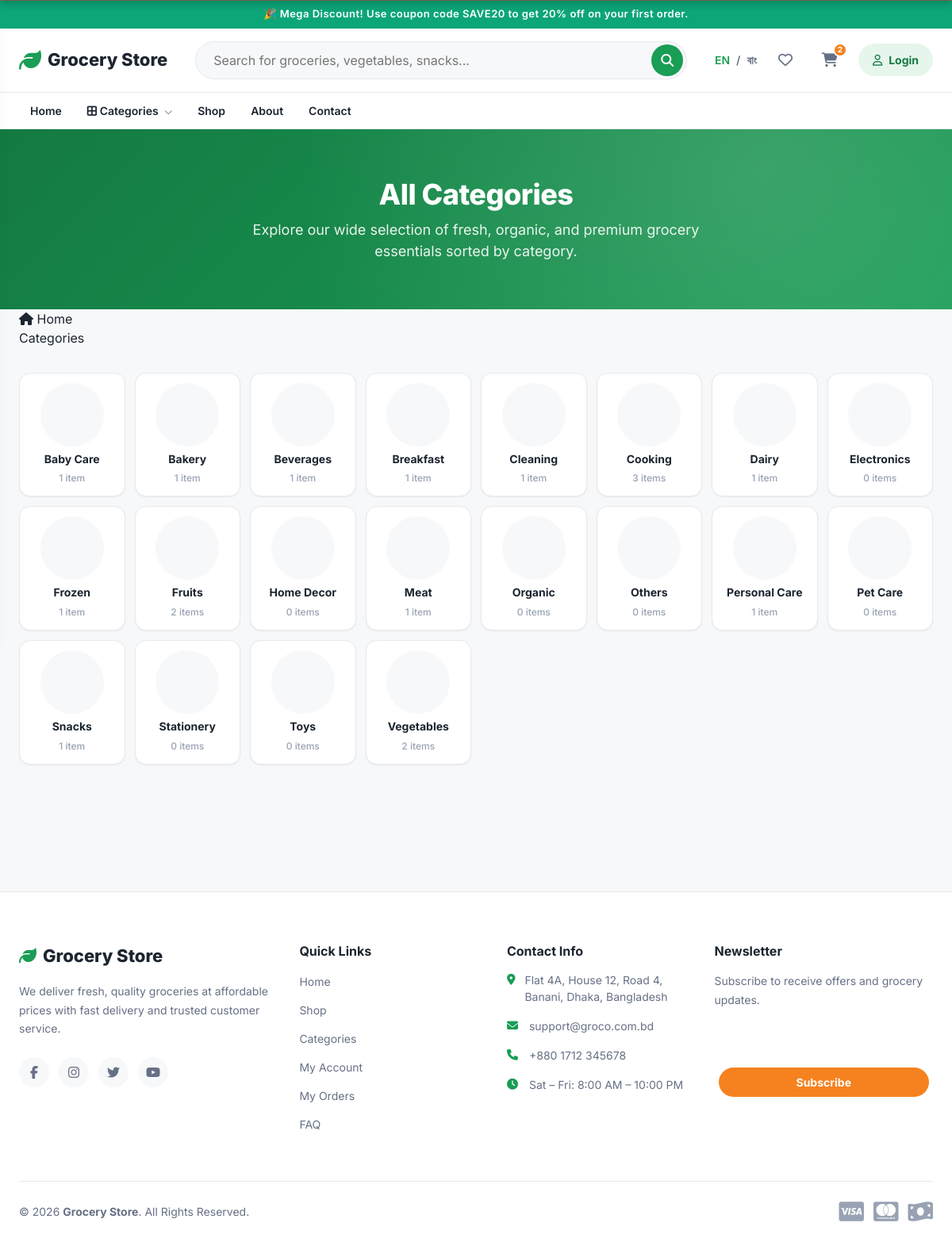
/categories.php, run on the app's committed database.
### tables this page shows
CREATE TABLE `categories` (
  `id` int(11) NOT NULL,
  `parent_id` int(11) DEFAULT NULL,
  `name` varchar(100) NOT NULL,
  `slug` varchar(150) NOT NULL,
  `image` varchar(255) DEFAULT NULL,
  `icon` varchar(100) DEFAULT NULL,
  `description` text DEFAULT NULL,
  `is_active` tinyint(1) DEFAULT 1,
  `created_at` timestamp NOT NULL DEFAULT current_timestamp(),
  `updated_at` timestamp NOT NULL DEFAULT current_timestamp() ON UPDATE current_timestamp()
);

### public/includes/helpers.php (called while the page is built, shortened)
<?php
function e(?string $value): string
{
    return htmlspecialchars($value ?? '', ENT_QUOTES, 'UTF-8');
}
function url_for(string $page): string
{
    return BASE_URL . '/' . ltrim($page, '/');
}

### public/includes/functions.php (called while the page is built, shortened)
<?php
function current_lang(): string
{
    return $_SESSION['lang'] ?? 'en';
}
function t(string $key): string
{
    static $strings = [];
    $lang = current_lang();
    if (!isset($strings[$lang])) {
        $file = PUBLIC_PATH . '/lang/' . $lang . '.php';
        $strings[$lang] = is_file($file) ? require $file : [];
    }
    return $strings[$lang][$key] ?? $key;
}

### public/lang/en.php (called while the page is built, shortened)
<?php
return [
    'home'               => 'Home',
    'shop'               => 'Shop',
    'categories'         => 'Categories',
    'about'              => 'About',
    'contact'            => 'Contact',
    'login'              => 'Login',
    'register'           => 'Register',
    'account'            => 'My Account',
    'orders'             => 'My Orders',
    'profile'            => 'Profile',
    'logout'             => 'Logout',
    'language'           => 'Language',
    'search_placeholder' => 'Search for groceries, vegetables, snacks...',
    'wishlist'           => 'Wishlist',
    'compare'            => 'Compare',
    'notifications'      => 'Notifications',
    'cart'               => 'Cart',
    'all_categories'     => 'All Categories',
    'about_text'         => 'We deliver fresh, quality groceries at affordable prices with fast delivery and trusted customer service.',
    'quick_links'        => 'Quick Links',
    'contact_info'       => 'Contact Info',
    'newsletter'         => 'Newsletter',
    'newsletter_text'    => 'Subscribe to receive offers and grocery updates.',
    'newsletter_placeholder' => 'Enter your email',
    'subscribe'          => 'Subscribe',
    'rights_reserved'    => 'All Rights Reserved.',
];

### public/components/category-card.php (the view, shortened to what this page needs)
<?php
$catName = $category['name'] ?? '';
$catSlug = $category['slug'] ?? '';
$productCount = (int) ($category['product_count'] ?? 0);
$categoryUrl = url_for('products.php?category=' . e($catSlug));
?>
<a href="<?= $categoryUrl ?>" class="category-card">
    <div class="category-card-image-wrapper">
    </div>
    <div class="category-card-content">
        <h3 class="category-card-title"><?= e($catName) ?></h3>
        <span class="category-card-count"><?= $productCount ?> <?= $productCount === 1 ? (t('item') ?? 'Item') : (t('items') ?? 'Items') ?></span>
    </div>
</a>

### public/categories.php (shortened to what this page needs)
<?php
try {
    $pdo = db();
    $stmt = $pdo->query('
        SELECT c.id, c.name, c.slug, c.image, COUNT(p.id) AS product_count
        FROM categories c
        LEFT JOIN products p ON p.category_id = c.id AND p.is_active = 1
        WHERE c.is_active = 1 AND c.parent_id IS NULL
        GROUP BY c.id
        ORDER BY c.name ASC
    ');
    $categories = $stmt->fetchAll();
} catch (PDOException $e) {
    error_log('[categories.php] Database load error: ' . $e->getMessage());
    $categories = [];
}
require_once __DIR__ . '/header.php';
?>
<section class="categories-hero">
    <div class="container">
        <h1>All Categories</h1>
        <p>Explore our wide selection of fresh, organic, and premium grocery essentials sorted by category.</p>
    </div>
</section>
<?php include PUBLIC_PATH . '/components/breadcrumb.php'; ?>
<div class="categories-container">
    <div class="container">
        <?php if (!empty($categories)): ?>
            <div class="category-grid">
                <?php foreach ($categories as $category): ?>
                    <?php include PUBLIC_PATH . '/components/category-card.php'; ?>
                <?php endforeach; ?>
            </div>
        <?php endif; ?>
    </div>
</div>
<?php require_once __DIR__ . '/footer.php'; ?>

### public/assets/css/style.css (style rules this page uses)
:root { --color-primary: #1a9d55; --color-primary-dark: #147a42; --color-primary-light: #e6f6ec; --color-accent: #f5821f; --color-danger: #e0303e; --color-warning: #f2b705; --color-success: #1a9d55; --color-bg: #f7f8fa; --color-surface: #ffffff; --color-border: #e7e9ec; --color-text: #1c2530; --color-text-muted: #667085; --color-text-faint: #98a2b3; --font-base: 'Inter', -apple-system, BlinkMacSystemFont, 'Segoe UI', Roboto, Helvetica, Arial, sans-serif; --fs-xs: 0.75rem; --fs-sm: 0.875rem; --fs-base: 1rem; --fs-md: 1.125rem; --fs-lg: 1.375rem; --fs-xl: 1.75rem; --fs-2xl: 2.25rem; --space-1: 4px; --space-2: 8px; --space-3: 12px; --space-4: 16px; --space-5: 24px; --space-6: 32px; --space-7: 48px; --space-8: 64px; --radius-sm: 8px; --radius-md: 14px; --radius-lg: 20px; --radius-pill: 999px; --shadow-sm: 0 1px 2px rgba(16, 24, 40, 0.06); --shadow-md: 0 4px 16px rgba(16, 24, 40, 0.08); --shadow-lg: 0 12px 32px rgba(16, 24, 40, 0.12); --header-height: 128px; --container-max: 1280px; --transition-fast: 150ms ease; --transition-base: 250ms ease; }
*, *::before, *::after { box-sizing: border-box; }
html { scroll-behavior: smooth; }
body { margin: 0; font-family: var(--font-base); font-size: var(--fs-base); color: var(--color-text); background: var(--color-bg); line-height: 1.5; -webkit-font-smoothing: antialiased; }
a { color: inherit; text-decoration: none; }
h1, h2, h3, h4, h5, h6 { margin: 0; font-weight: 700; line-height: 1.25; }
p { margin: 0 0 var(--space-3); }
.container { width: 100%; max-width: var(--container-max); margin-inline: auto; padding-inline: var(--space-5); }

### public/assets/css/accessibility.css (style rules this page uses)
body { text-rendering: optimizeLegibility; -webkit-font-smoothing: antialiased; -moz-osx-font-smoothing: grayscale; }

### public/assets/css/home.css (style rules this page uses)
.category-grid { display: grid; grid-template-columns: repeat(auto-fill, minmax(130px, 1fr)); gap: var(--space-3); margin-bottom: var(--space-6); }
.category-card { background: var(--color-surface); border: 1px solid var(--color-border); border-radius: var(--radius-md); padding: var(--space-3); text-align: center; display: flex; flex-direction: column; align-items: center; transition: all var(--transition-base); box-shadow: var(--shadow-sm); }
.category-card-image-wrapper { width: 80px; height: 80px; border-radius: 50%; overflow: hidden; background: var(--color-bg); margin-bottom: var(--space-2); display: flex; align-items: center; justify-content: center; transition: transform var(--transition-base); }
.category-card-title { font-size: var(--fs-sm); color: var(--color-text); margin-bottom: 2px; font-weight: 700; line-height: 1.2; }
.category-card-count { font-size: var(--fs-xs); color: var(--color-text-faint); font-weight: 500; }

### public/categories.php (style rules this page uses)
.categories-hero { background: linear-gradient(135deg, var(--color-primary-dark) 0%, var(--color-primary) 100%); color: var(--color-surface); padding: 60px 0; text-align: center; position: relative; overflow: hidden; }
.categories-hero::before { content: ''; position: absolute; top: 0; left: 0; right: 0; bottom: 0; background: radial-gradient(circle at 80% 20%, rgba(255,255,255,0.15) 0%, transparent 60%); pointer-events: none; }
.categories-hero h1 { font-size: var(--fs-2xl); font-weight: 800; margin-bottom: var(--space-2); letter-spacing: -0.5px; }
.categories-hero p { font-size: var(--fs-md); opacity: 0.9; max-width: 600px; margin: 0 auto; }
.categories-container { padding: var(--space-6) 0 var(--space-8) 0; background: var(--color-bg); }

### data on the page
categories: name "Baby Care", productCount "1"
categories: name "Bakery", productCount "1"
categories: name "Beverages", productCount "1"
categories: name "Breakfast", productCount "1"
categories: name "Cleaning", productCount "1"
categories: name "Cooking", productCount "3"
categories: name "Dairy", productCount "1"
categories: name "Electronics", productCount "0"
categories: name "Frozen", productCount "1"
categories: name "Fruits", productCount "2"
categories: name "Home Decor", productCount "0"
categories: name "Meat", productCount "1"
categories: name "Organic", productCount "0"
categories: name "Others", productCount "0"
categories: name "Personal Care", productCount "1"
categories: name "Pet Care", productCount "0"
categories: name "Snacks", productCount "1"
categories: name "Stationery", productCount "0"
categories: name "Toys", productCount "0"
categories: name "Vegetables", productCount "2"

### other printed values
$announcementText "🎉 Mega Discount! Use coupon code SAVE20 to get 20% off on your first order."
site_name() "Grocery Store"
$__cart_count "2"
t('login') "Login"
t('home') "Home"
t('categories') "Categories"
t('shop') "Shop"
t('about') "About"
t('contact') "Contact"
$title "Categories"
t('about_text') "We deliver fresh, quality groceries at affordable prices with fast delivery and trusted customer service."
t('quick_links') "Quick Links"
t('account') "My Account"
t('orders') "My Orders"
t('contact_info') "Contact Info"
